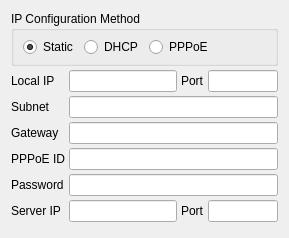
               <widget class="QWidget" name="wiz1x0_col_net">
                <attribute name="title"><string>Network</string></attribute>
                 <layout class="QVBoxLayout" name="vbox_wiz1x0_net">
                  <property name="spacing"><number>4</number></property>
                  <item>
                   <widget class="QGroupBox" name="grp_wiz1x0_ipmode">
                 <property name="title"><string>IP Configuration Method</string></property>
                 <property name="maximumSize"><size><width>16777215</width><height>55</height></size></property>
                 <layout class="QHBoxLayout" name="hbox_wiz1x0_ipmode">
                  <item><widget class="QRadioButton" name="wiz1x0_ip_static"><property name="text"><string>Static</string></property><property name="checked"><bool>true</bool></property></widget></item>
                  <item><widget class="QRadioButton" name="wiz1x0_ip_dhcp"><property name="text"><string>DHCP</string></property></widget></item>
                  <item><widget class="QRadioButton" name="wiz1x0_ip_pppoe"><property name="text"><string>PPPoE</string></property></widget></item>
                  <item><spacer><property name="orientation"><enum>Qt::Horizontal</enum></property><property name="sizeHint" stdset="0"><size><width>20</width><height>20</height></size></property></spacer></item>
                 </layout>
                </widget>
               </item>
               <item>
                <layout class="QGridLayout" name="gridLayout_wiz1x0_ipfields">
                 <property name="verticalSpacing"><number>4</number></property>
                 <item row="0" column="0"><widget class="QLabel" name="lbl_wiz1x0_localip"><property name="text"><string>Local IP</string></property></widget></item>
                 <item row="0" column="1"><widget class="QLineEdit" name="wiz1x0_localip"/></item>
                 <item row="0" column="2"><widget class="QLabel" name="lbl_wiz1x0_myport"><property name="text"><string>Port</string></property></widget></item>
                 <item row="0" column="3"><widget class="QLineEdit" name="wiz1x0_myport"><property name="maximumSize"><size><width>70</width><height>16777215</height></size></property></widget></item>
                 <item row="1" column="0"><widget class="QLabel" name="lbl_wiz1x0_subnet"><property name="text"><string>Subnet</string></property></widget></item>
                 <item row="1" column="1" colspan="3"><widget class="QLineEdit" name="wiz1x0_subnet"/></item>
                 <item row="2" column="0"><widget class="QLabel" name="lbl_wiz1x0_gw"><property name="text"><string>Gateway</string></property></widget></item>
                 <item row="2" column="1" colspan="3"><widget class="QLineEdit" name="wiz1x0_gw"/></item>
                 <item row="3" column="0"><widget class="QLabel" name="lbl_wiz1x0_pppoe_id"><property name="text"><string>PPPoE ID</string></property></widget></item>
                 <item row="3" column="1" colspan="3"><widget class="QLineEdit" name="wiz1x0_pppoe_id"><property name="maxLength"><number>32</number></property></widget></item>
                 <item row="4" column="0"><widget class="QLabel" name="lbl_wiz1x0_pppoe_pw"><property name="text"><string>Password</string></property></widget></item>
                 <item row="4" column="1" colspan="3"><widget class="QLineEdit" name="wiz1x0_pppoe_pw"><property name="maxLength"><number>32</number></property><property name="echoMode"><enum>QLineEdit::Password</enum></property></widget></item>
                 <item row="5" column="0"><widget class="QLabel" name="lbl_wiz1x0_peerip"><property name="text"><string>Server IP</string></property></widget></item>
                 <item row="5" column="1"><widget class="QLineEdit" name="wiz1x0_peerip"/></item>
                 <item row="5" column="2"><widget class="QLabel" name="lbl_wiz1x0_peerport"><property name="text"><string>Port</string></property></widget></item>
                 <item row="5" column="3"><widget class="QLineEdit" name="wiz1x0_peerport"><property name="maximumSize"><size><width>70</width><height>16777215</height></size></property></widget></item>
                </layout>
               </item>
               <item><spacer><property name="orientation"><enum>Qt::Vertical</enum></property><property name="sizeHint" stdset="0"><size><width>20</width><height>5</height></size></property></spacer></item>
              </layout>
               </widget>
